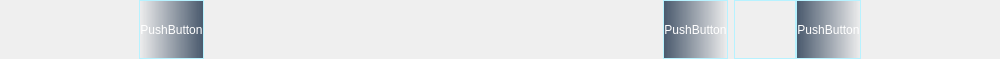
<?xml version="1.0" encoding="UTF-8"?>
<ui version="4.0">
 <class>WidgetPage</class>
 <widget class="QWidget" name="WidgetPage">
  <property name="geometry">
   <rect>
    <x>0</x>
    <y>0</y>
    <width>1000</width>
    <height>59</height>
   </rect>
  </property>
  <property name="windowTitle">
   <string>Form</string>
  </property>
  <layout class="QHBoxLayout" name="horizontalLayout" stretch="137,50,440,50,125,137">
   <property name="leftMargin">
    <number>0</number>
   </property>
   <property name="topMargin">
    <number>0</number>
   </property>
   <property name="rightMargin">
    <number>0</number>
   </property>
   <property name="bottomMargin">
    <number>0</number>
   </property>
   <item>
    <spacer name="horizontalSpacer">
     <property name="orientation">
      <enum>Qt::Horizontal</enum>
     </property>
     <property name="sizeHint" stdset="0">
      <size>
       <width>40</width>
       <height>20</height>
      </size>
     </property>
    </spacer>
   </item>
   <item>
    <widget class="QPushButton" name="pushButton">
     <property name="sizePolicy">
      <sizepolicy hsizetype="Preferred" vsizetype="Preferred">
       <horstretch>0</horstretch>
       <verstretch>0</verstretch>
      </sizepolicy>
     </property>
     <property name="styleSheet">
      <string notr="true">QPushButton{background-color: qlineargradient(spread:pad, x1:0, y1:0, x2:1, y2:0, stop:0 rgba(71, 87, 107, 0), stop:1 rgba(71, 87, 107, 255));color: rgb(255, 255, 255);border:1px solid #B7F2FF;}
</string>
     </property>
     <property name="text">
      <string>PushButton</string>
     </property>
    </widget>
   </item>
   <item>
    <widget class="QWidget" name="widget_2" native="true">
     <layout class="QGridLayout" name="gridLayout">
      <property name="topMargin">
       <number>0</number>
      </property>
      <property name="rightMargin">
       <number>0</number>
      </property>
      <property name="bottomMargin">
       <number>0</number>
      </property>
      <property name="spacing">
       <number>0</number>
      </property>
      <item row="0" column="0">
       <layout class="QHBoxLayout" name="horizontalLayout_3"/>
      </item>
     </layout>
    </widget>
   </item>
   <item>
    <widget class="QPushButton" name="pushButton_2">
     <property name="sizePolicy">
      <sizepolicy hsizetype="Preferred" vsizetype="Preferred">
       <horstretch>0</horstretch>
       <verstretch>0</verstretch>
      </sizepolicy>
     </property>
     <property name="styleSheet">
      <string notr="true">QPushButton{background-color: qlineargradient(spread:pad, x1:0, y1:0, x2:1, y2:0, stop:0 rgba(71, 87, 107, 255), stop:1 rgba(71, 87, 107, 0));color: rgb(255, 255, 255);border:1px solid #B7F2FF;}
</string>
     </property>
     <property name="text">
      <string>PushButton</string>
     </property>
    </widget>
   </item>
   <item>
    <widget class="QWidget" name="widget_3" native="true">
     <layout class="QHBoxLayout" name="horizontalLayout_2">
      <property name="spacing">
       <number>0</number>
      </property>
      <property name="leftMargin">
       <number>0</number>
      </property>
      <property name="topMargin">
       <number>0</number>
      </property>
      <property name="rightMargin">
       <number>0</number>
      </property>
      <property name="bottomMargin">
       <number>0</number>
      </property>
      <item>
       <widget class="QLineEdit" name="lineEdit">
        <property name="sizePolicy">
         <sizepolicy hsizetype="Preferred" vsizetype="Preferred">
          <horstretch>0</horstretch>
          <verstretch>0</verstretch>
         </sizepolicy>
        </property>
        <property name="styleSheet">
         <string notr="true">QLineEdit{color: rgb(255, 255, 255);
background-color: rgba(255, 255, 255, 0);border:1px solid #B7F2FF;}
</string>
        </property>
       </widget>
      </item>
      <item>
       <widget class="QPushButton" name="pushButton_3">
        <property name="sizePolicy">
         <sizepolicy hsizetype="Preferred" vsizetype="Preferred">
          <horstretch>0</horstretch>
          <verstretch>0</verstretch>
         </sizepolicy>
        </property>
        <property name="styleSheet">
         <string notr="true">QPushButton{background-color: qlineargradient(spread:pad, x1:0, y1:0, x2:1, y2:0, stop:0 rgba(71, 87, 107, 255), stop:1 rgba(71, 87, 107, 0));color: rgb(255, 255, 255);border:1px solid #B7F2FF;}</string>
        </property>
        <property name="text">
         <string>PushButton</string>
        </property>
       </widget>
      </item>
     </layout>
    </widget>
   </item>
   <item>
    <spacer name="horizontalSpacer_2">
     <property name="orientation">
      <enum>Qt::Horizontal</enum>
     </property>
     <property name="sizeHint" stdset="0">
      <size>
       <width>40</width>
       <height>20</height>
      </size>
     </property>
    </spacer>
   </item>
  </layout>
 </widget>
 <resources/>
 <connections/>
</ui>
